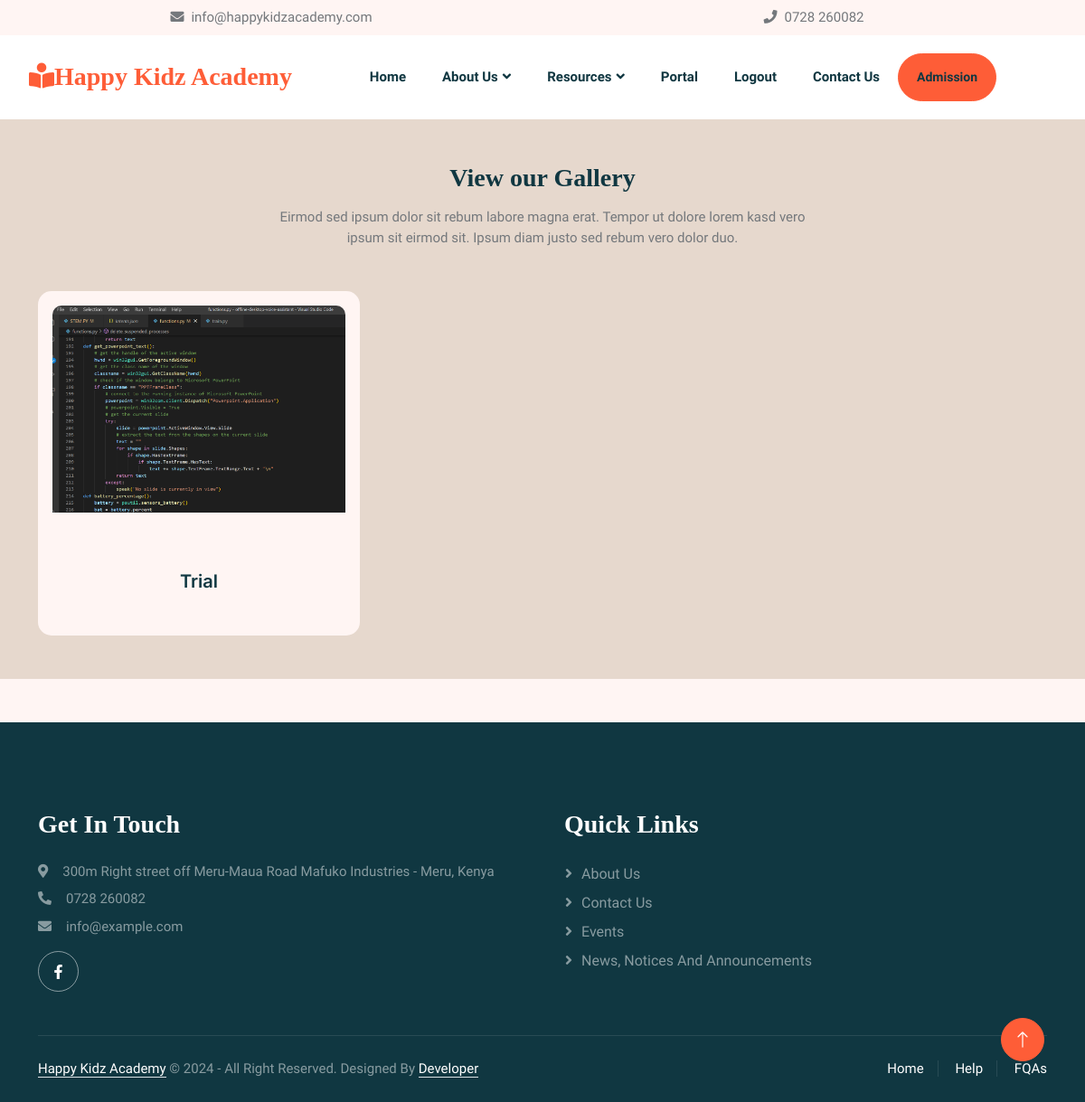
/gallery (signed in), run on the app's committed database.
### main/models.py (models this page shows, shortened)
class Gallery(models.Model):
    title = models.CharField(max_length=200)
    image = models.ImageField(upload_to='gallery')
    class Meta:
        verbose_name_plural = 'Gallery (images)'

### main/views.py (the view)
# urls.py: path('gallery', gallery, name='gallery'),
def gallery(request):
    gallery = Gallery.objects.all()
    return render(request, 'main/gallery.html', {'gallery':gallery})

### main/templates/main/gallery.html (shortened to what this page needs)
{% extends 'main/base.html' %}
{% load static %}
{% block content %}
    <div class="container-xxl py-5" style="background-color: #e6d8cd;">
        <div class="container">
            <div class="text-center mx-auto mb-5 wow fadeInUp" data-wow-delay="0.1s" style="max-width: 600px;">
                <h3 class="mb-3">View our Gallery</h3>
                <p>Eirmod sed ipsum dolor sit rebum labore magna erat. Tempor ut dolore lorem kasd vero ipsum sit eirmod sit. Ipsum diam justo sed rebum vero dolor duo.</p>
            </div>
            <div class="row g-4">
                {% for images in gallery %}
                <div class="col-lg-4 col-md-6 wow fadeInUp" data-wow-delay="0.1s" style="border-radius: 15px; overflow: hidden;">
                    <div class="classes-item h-100 d-flex flex-column" data-bs-toggle="modal" data-bs-target="#modal-{{ forloop.counter }}" style="cursor: pointer;">
                        <div class="w-100 h-100 d-flex flex-column" style="border-radius: 15px;">
                            <div class="bg-light p-3" style="border-radius: 15px 15px 0 0;">
                                <img class="img-fluid" src="{{ images.image.url }}" alt="{{ images.title }}" style="border-radius: 10px;">
                            </div>
                            <div class="bg-light p-4 pt-5 mt-n5 flex-grow-1 d-flex justify-content-center align-items-center" style="border-radius: 0 0 15px 15px;">
                                <a class="d-block text-center h5 mt-3 mb-4" href="#">{{ images.title }}</a>
                            </div>
                        </div>
                    </div>
                </div>
                {% endfor %}
            </div>
        </div>
    </div>
{% endblock %}

### static/css/style.css (style rules this page uses)
:root { --primary: #FE5D37; --light: #FFF5F3; --dark: #103741; }
body { font-size: 15px; }
h1, h2, h3, h4, .h1, .h2, .h3, .h4, .display-1, .display-2, .display-3, .display-4, .display-5, .display-6 { font-family: 'san-seriff', cursive; font-weight: 700; }
h5, h6, .h5, .h6 { font-weight: 600; }

### data on the page
Gallery: image (picture), title "Trial"
